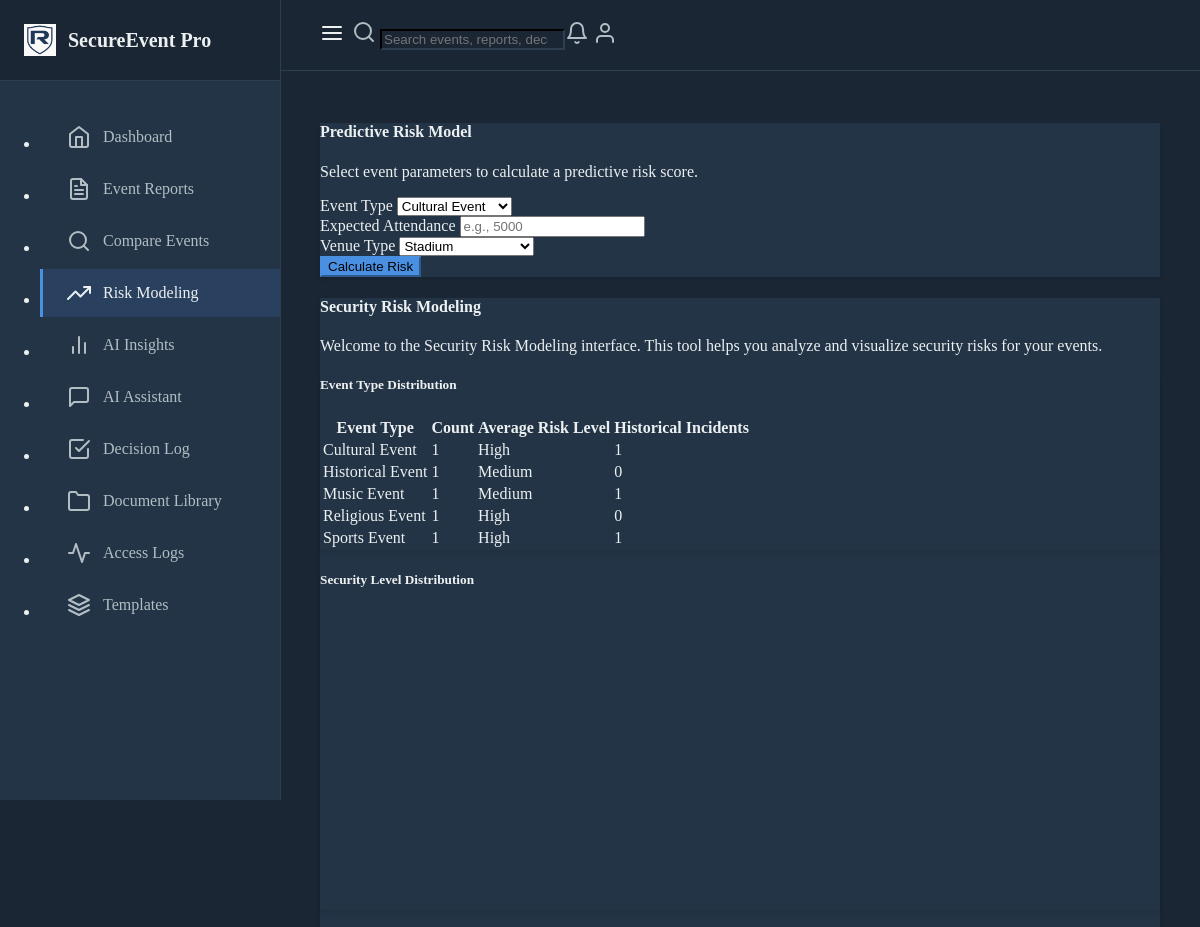
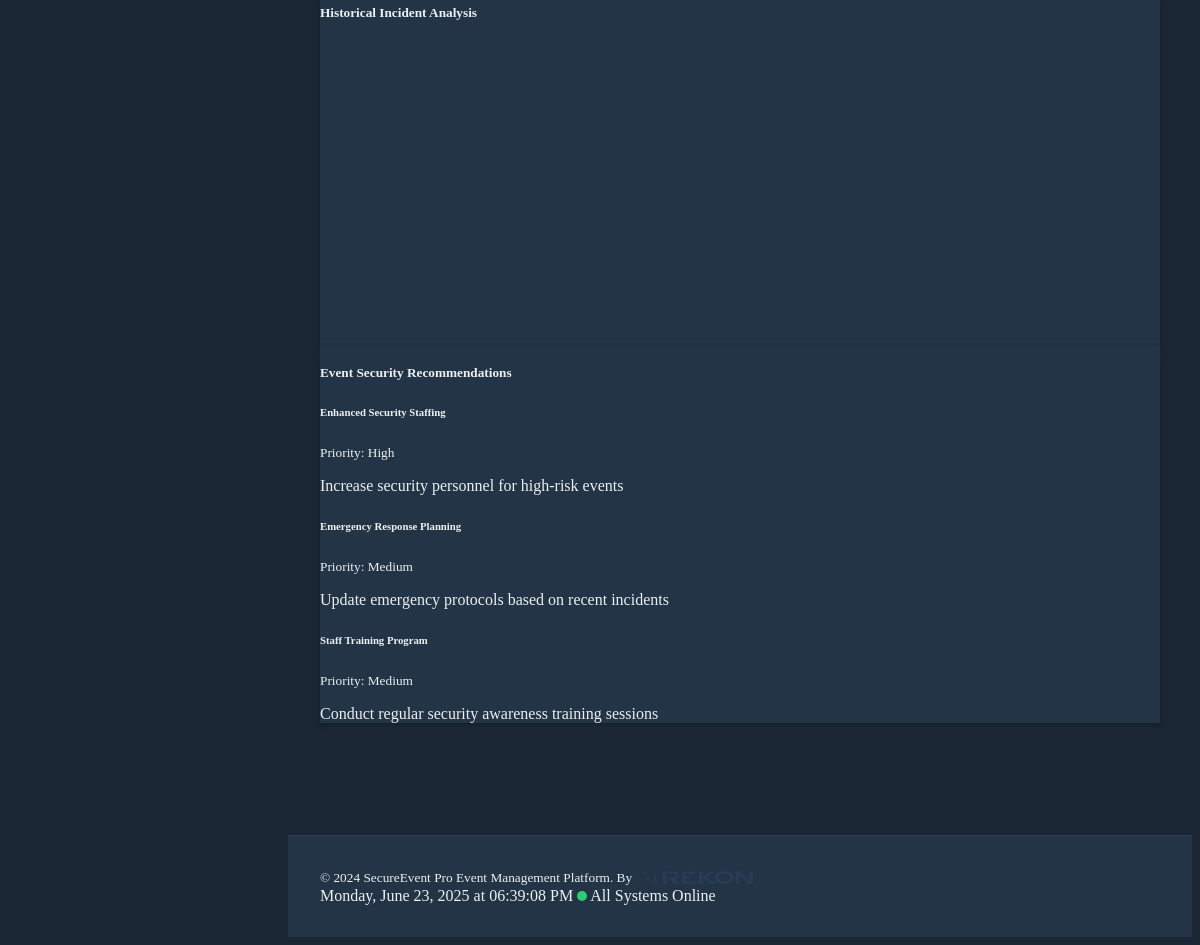
Page /modeling on the committed database (2 pictures, top to bottom).
### models.py (models this page shows)
class EventReport(db.Model):
    id = db.Column(db.Integer, primary_key=True)
    title = db.Column(db.String(200), nullable=False)
    date = db.Column(db.DateTime, nullable=False)
    location = db.Column(db.String(200), nullable=False)
    description = db.Column(db.Text, nullable=False)
    risk_level = db.Column(db.String(50), nullable=False)
    incident_type = db.Column(db.String(100), nullable=False)
    created_at = db.Column(db.DateTime, default=datetime.utcnow)
    venue_type = db.Column(db.String(50))
    security_staff_count = db.Column(db.Integer, default=0)
    security_staff_roles = db.Column(db.JSON, default=dict)
    incidents_reported = db.Column(db.Integer, default=0)
    incident_summary = db.Column(db.Text)
    attendance = db.Column(db.Integer)
    security_measures = db.Column(db.Text)
    incident_response = db.Column(db.Text)
    lessons_learned = db.Column(db.Text)
    recommendations = db.Column(db.Text)
    security_protocols = db.Column(db.Text)
    emergency_response_plan = db.Column(db.Text)
    post_event_analysis = db.Column(db.Text)
    activity_logs = db.relationship('ActivityLog', backref='event_report', lazy=True)
    estimated_risk_level = db.Column(db.String(50))
    risk_assessments = db.relationship('RiskAssessment', backref='event_report', lazy=True)

### routes.py (the view)
@app.route("/modeling")
def modeling():
    try:
        event_types = []
        event_type_query = db.session.query(
            EventReport.incident_type,
            func.count(EventReport.id).label('count'),
            func.avg(case(
                {'High': 3, 'Medium': 2, 'Low': 1},
                value=EventReport.risk_level
            )).label('avg_risk'),
            func.count(case((EventReport.incidents_reported > 0, 1))).label('incidents')
        ).group_by(EventReport.incident_type).all()
        for event_type in event_type_query:
            if event_type.incident_type:  # Skip None values
                risk_level = 'Medium'
                if event_type.avg_risk:
                    if event_type.avg_risk >= 2.5:
                        risk_level = 'High'
                    elif event_type.avg_risk <= 1.5:
                        risk_level = 'Low'
                event_types.append({
                    'name': event_type.incident_type,
                    'count': event_type.count,
                    'risk_level': risk_level,
                    'risk_level_class': {
                        'High': 'danger',
                        'Medium': 'warning',
                        'Low': 'success'
                    }[risk_level],
                    'incidents': event_type.incidents
                })
        security_levels = db.session.query(
            EventReport.risk_level,
            func.count(EventReport.id)
        ).group_by(EventReport.risk_level).all()
        security_levels_data = [count for _, count in security_levels]
        incident_data = db.session.query(
            extract('month', EventReport.date).label('month'),
            func.count(EventReport.id)
        ).filter(
            EventReport.incidents_reported > 0
        ).group_by('month').order_by('month').all()
        incident_labels = ['Jan', 'Feb', 'Mar', 'Apr', 'May', 'Jun',
                         'Jul', 'Aug', 'Sep', 'Oct', 'Nov', 'Dec']
        incident_counts = [0] * 12
        for month, count in incident_data:
            if month:  # Skip None values
                incident_counts[month - 1] = count
        recommendations = [
            {
                'title': 'Enhanced Security Staffing',
                'description': 'Increase security personnel for high-risk events',
                'priority': 'High'
            },
            {
                'title': 'Emergency Response Planning',
                'description': 'Update emergency protocols based on recent incidents',
                'priority': 'Medium'
            },
            {
                'title': 'Staff Training Program',
                'description': 'Conduct regular security awareness training sessions',
                'priority': 'Medium'
            }
        ]
        return render_template(
            'modeling.html',
            event_types=event_types,
            security_levels_data=security_levels_data,
            incident_labels=incident_labels,
            incident_data=incident_counts,
            recommendations=recommendations
        )
    except Exception as e:
        logger.error(f"Error in modeling route: {str(e)}")
        return render_template('modeling.html', error=str(e))

### routes.py (called while the page is built)
@app.before_request
def before_request():
    g.start_time = datetime.utcnow()
    g.activity_log = None

@app.after_request
def after_request(response):
    if hasattr(g, "activity_log") and g.activity_log:
        end_activity_tracking(g.activity_log)
    return response

### templates/modeling.html (shortened to what this page needs)
{% extends "base.html" %}
{% block content %}
<div class="container">
    <div class="row">
        <div class="col-12">
            <div class="card mb-4">
                <div class="card-header">
                    <h4 class="mb-0">Predictive Risk Model</h4>
                </div>
                <div class="card-body">
                    <p class="text-muted mb-4">
                        Select event parameters to calculate a predictive risk score.
                    </p>
                    <form id="riskModelForm">
                        <div class="row">
                            <div class="col-md-4">
                                <label for="eventType" class="form-label">Event Type</label>
                                <select class="form-select" id="eventType" name="event_type">
                                    {% for type in event_types %}
                                        <option value="{{ type.name }}">{{ type.name }}</option>
                                    {% endfor %}
                                </select>
                            </div>
                            <div class="col-md-4">
                                <label for="attendance" class="form-label">Expected Attendance</label>
                                <input type="number" class="form-control" id="attendance" name="attendance" placeholder="e.g., 5000" required>
                            </div>
                            <div class="col-md-4">
                                <label for="venueType" class="form-label">Venue Type</label>
                                <select class="form-select" id="venueType" name="venue_type">
                                    <option value="stadium">Stadium</option>
                                </select>
                            </div>
                        </div>
                        <button type="submit" class="btn btn-primary mt-3">Calculate Risk</button>
                    </form>
                </div>
            </div>
            <div class="card">
                <div class="card-header">
                    <h4 class="mb-0">Security Risk Modeling</h4>
                </div>
                <div class="card-body">
                    <p class="text-muted mb-4">
                        Welcome to the Security Risk Modeling interface. This tool helps you analyze and visualize security risks for your events.
                    </p>
                    <div class="row">
                        <div class="col-12 mb-4">
                            <div class="card">
                                <div class="card-header">
                                    <h5 class="mb-0">Event Type Distribution</h5>
                                </div>
                                <div class="card-body">
                                    <div class="table-responsive">
                                        <table class="table table-hover">
                                            <thead>
                                                <tr>
                                                    <th>Event Type</th>
                                                    <th>Count</th>
                                                    <th>Average Risk Level</th>
                                                    <th>Historical Incidents</th>
                                                </tr>
                                            </thead>
                                            <tbody>
                                                {% for type in event_types %}
                                                <tr>
                                                    <td>{{ type.name }}</td>
                                                    <td>{{ type.count }}</td>
                                                    <td>
                                                        <span class="badge bg-{{ type.risk_level_class }}">
                                                            {{ type.risk_level }}
                                                        </span>
                                                    </td>
                                                    <td>{{ type.incidents }}</td>
                                                </tr>
                                                {% endfor %}
                                            </tbody>
                                        </table>
                                    </div>
                                </div>
                            </div>
                        </div>
                        <div class="col-md-6 mb-4">
                            <div class="card h-100">
                                <div class="card-header">
                                    <h5 class="mb-0">Security Level Distribution</h5>
                                </div>
                                <div class="card-body">
                                    <div id="securityLevelChart" style="height: 300px;">
                                    </div>
                                </div>
                            </div>
                        </div>
                        <div class="col-md-6 mb-4">
                            <div class="card h-100">
                                <div class="card-header">
                                    <h5 class="mb-0">Historical Incident Analysis</h5>
                                </div>
                                <div class="card-body">
                                    <div id="incidentChart" style="height: 300px;">
                                    </div>
                                </div>
                            </div>
                        </div>
                        <div class="col-12">
                            <div class="card">
                                <div class="card-header">
                                    <h5 class="mb-0">Event Security Recommendations</h5>
                                </div>
                                <div class="card-body">
                                    <div class="list-group">
                                        {% for recommendation in recommendations %}
                                        <div class="list-group-item">
                                            <div class="d-flex w-100 justify-content-between">
                                                <h6 class="mb-1">{{ recommendation.title }}</h6>
                                                <small class="text-muted">Priority: {{ recommendation.priority }}</small>
                                            </div>
                                            <p class="mb-1">{{ recommendation.description }}</p>
                                        </div>
                                        {% endfor %}
                                    </div>
                                </div>
                            </div>
                        </div>
                    </div>
                </div>
            </div>
        </div>
    </div>
</div>
{% endblock %}

### templates/base.html (style rules this page uses)
:root { --primary-color: #4A90E2; --secondary-color: #2C3E50; --accent-color: #3498DB; --background-dark: #1A2634; --card-bg: #233446; --text-primary: #ECF0F1; --text-secondary: #B2BEC3; }
body { background-color: var(--background-dark); color: var(--text-primary); }
.card { background-color: var(--card-bg); border-color: var(--secondary-color); }
.btn-primary { background-color: var(--primary-color); border-color: var(--primary-color); }
.card { border: 1px solid var(--bs-border-color); box-shadow: 0 2px 4px rgba(0, 0, 0, 0.1); }
.badge { font-weight: 500; }

### rows in the picture
EventReport: name "Cultural Event", count "1", risk_level "High", incidents "1"
EventReport: name "Historical Event", count "1", risk_level "Medium", incidents "0"
EventReport: name "Music Event", count "1", risk_level "Medium", incidents "1"
EventReport: name "Religious Event", count "1", risk_level "High", incidents "0"

### other values in the picture
{{ type.name }} "Sports Event"
{{ type.count }} "1"
{{ type.risk_level }} "High"
{{ type.incidents }} "1"
{{ recommendation.title }} "Enhanced Security Staffing" "Emergency Response Planning" "Staff Training Program"
{{ recommendation.priority }} "High" "Medium" "Medium"
{{ recommendation.description }} "Increase security personnel for high-risk events" "Update emergency protocols based on recent incidents" "Conduct regular security awareness training sessions"
form field event_type "Cultural Event"
